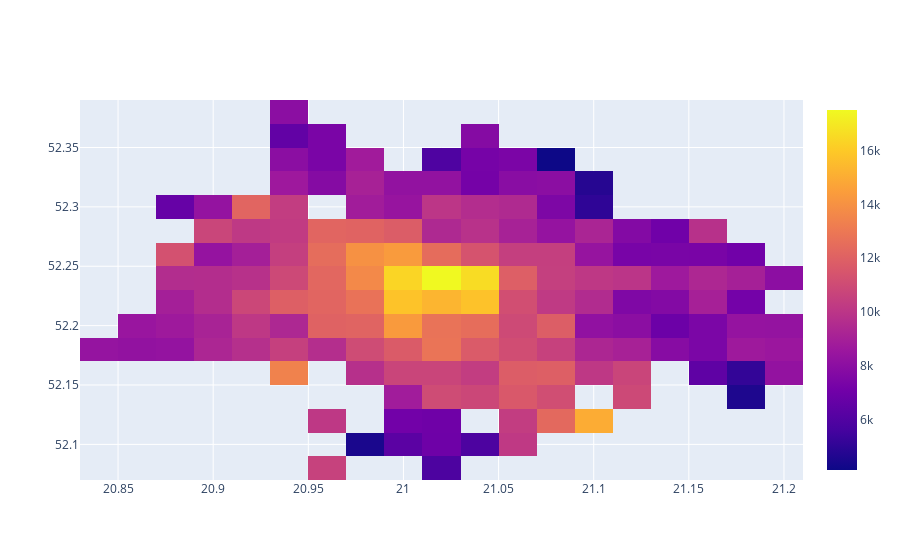

The notebook cell this image was saved under:
### Code cell
fig = go.Figure(data=go.Heatmap(
                   z=df_piv.values,
                   y=df_piv.index,
                   x=df_piv.columns,
                 ))
fig.show()

### Figure 1 — Plotly figure (JSON) as saved in the notebook; plotly's stock layout.template omitted (floating-point values rounded to 4 significant figures; data arrays with more than 128 entries replaced by an {"elided": "..."} marker saying what was removed)
{"data": [{"type": "heatmap", "x": [20.84, 20.86, 20.88, 20.9, 20.92, 20.94, 20.96, 20.98, 21, 21.02, 21.04, 21.06, 21.08, 21.1, 21.12, 21.14, 21.16, 21.18, 21.2], "y": [52.08, 52.1, 52.12, 52.14, 52.16, 52.18, 52.2, 52.22, 52.24, 52.26, 52.28, 52.3, 52.32, 52.34, 52.36, 52.38], "z": {"elided": "16x19 float values"}}], "layout": {}}
